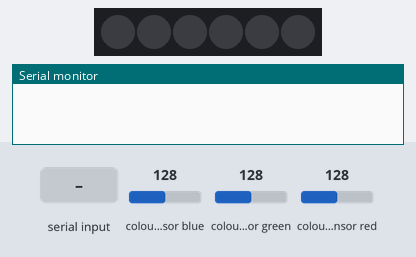
The sketch below on a simulated Arduino Uno, built with avr-gcc and run on an emulated ATmega328P. Shown: 6 RGB LEDs in strip order, left to right, the last lines printed to the serial monitor. The test bench sets the inputs (shaded band); at power-on: colour sensor blue 128, colour sensor green 128, colour sensor red 128. Dim RGB values are drawn brighter than linear.

Above: at 1.2 s.
1.3 s: "red\n" received over the second serial link
At 2.9 s:
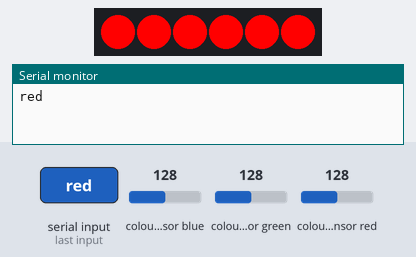
3.2 s: "green\n" received over the second serial link
At 4.9 s:
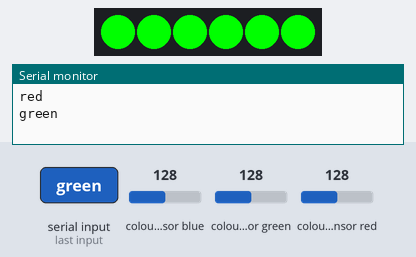
5.2 s: "blue\n" received over the second serial link
At 6.7 s:
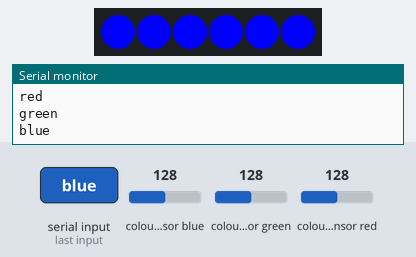
7.2 s: "pink\n" received over the second serial link
At 8.5 s:
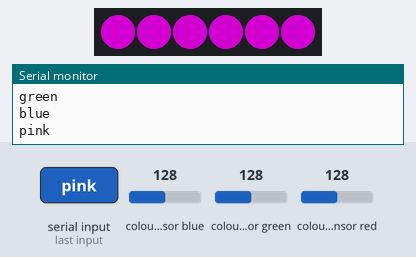
9.2 s: "off\n" received over the second serial link
At 9.46 s:
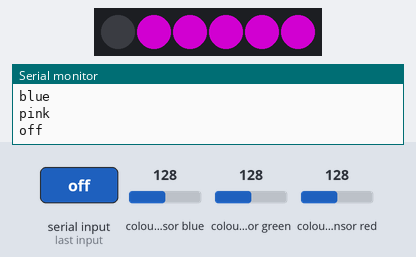
11.1 s: "green\n" received over the second serial link
At 11.47 s:
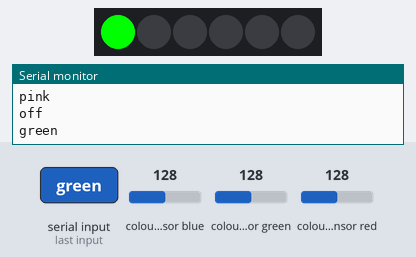
Timing chart, 0 to 14.1 s (numbered marks = the images above; inputs shaded):
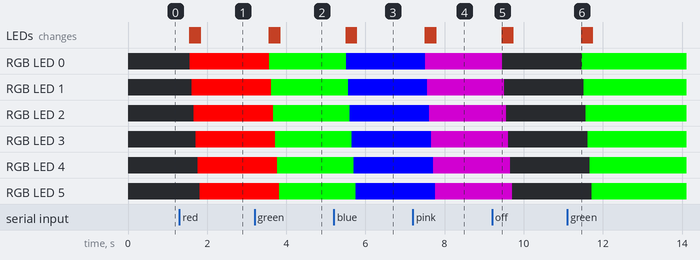

The sketch:

kikube.ino
```cpp
#include <Adafruit_NeoPixel.h>
#include <SoftwareSerial.h>
#include <Wire.h>
#include "Adafruit_TCS34725.h"
SoftwareSerial BT(10,11); // Bluetooth 10 RX, 11 TX.
char values[255];
int i = 0;

//LED strip is connected to digital pin 3
#define LED_PIN 3

// Color sensor
Adafruit_TCS34725 tcs = Adafruit_TCS34725(TCS34725_INTEGRATIONTIME_700MS, TCS34725_GAIN_1X);
// 6 leds on the strip
Adafruit_NeoPixel strip = Adafruit_NeoPixel(6, LED_PIN, NEO_GRB + NEO_KHZ800);

void setup() {

  // Bluetooth setup
  Serial.begin(9600);
  BT.begin(9600);

  // LEDs setup
  strip.begin();
  strip.show(); // Initialize all pixels to 'off'
}

void loop(){
  // get values from RGB sensor
  uint16_t red, green, blue, clear, colorTemp, lux;
  tcs.getRawData(&red, &green, &blue, &clear);
  uint32_t sum = red;
  sum += green;
  sum += blue;
  sum = clear;
  float r, g, b;
  r = red; r /= sum;
  g = green; g /= sum;
  b = blue; b /= sum;
  r *= 256; g *= 256; b *= 256;
  if (r > 255) r = 255;
  if (g > 255) g = 255;
  if (b > 255) b = 255;

  // r, g, b are the final color values, with values from 0 to 255

  // Send color sensor data to Protocoder
  // seperated by a space
  BT.print((String)r + " ");
  BT.print((String)g + " ");
  BT.print((String)b);
  BT.println();

  // Get Bluetooth messages from Protocoder and turn on lights
  if(BT.available()){

    char value = BT.read();

    values[i++] = value;

    if(value == '\n')
    {
      Serial.print(values);

      if(strstr(values, "low")!=0)
      {
      strip.setBrightness(10);
      }

      // example colors:
      if(strstr(values, "red")!=0)
      {
        colorWipe(strip.Color(255, 0, 0), 50);
      }
      if(strstr(values, "green")!=0)
      {
        colorWipe(strip.Color(0, 255, 0), 50);
      }
      if(strstr(values, "blue")!=0)
      {
        colorWipe(strip.Color(0, 0, 255), 50);
      }
      if(strstr(values, "pink")!=0)
      {
        colorWipe(strip.Color(120, 0, 120), 50);
      }
      if(strstr(values, "off")!=0)
      {
        colorWipe(strip.Color(0, 0, 0), 50);
      }
      BT.write("\r");
      clean();
    }
  }
  if (Serial.available())
    BT.write(Serial.read());
}

void clean()
{
  for (int cl=0; cl<=i; cl++)
  {
    values[cl]=0;
  }
  i=0;
}

// Adafruit Neopixel function:
// Fill the dots one after the other with a color
void colorWipe(uint32_t c, uint8_t wait) {
  for(uint16_t i=0; i<strip.numPixels(); i++) {
      strip.setPixelColor(i, c);
      strip.show();
      delay(wait);
  }
}
```

Measured:
- after the input at 1.3 s, RGB LED 0: off → RGB(255, 0, 0) after 0.26 s; RGB LED 1: off → RGB(255, 0, 0) after 0.31 s; RGB LED 2: off → RGB(255, 0, 0) after 0.36 s; RGB LED 3: off → RGB(255, 0, 0) after 0.42 s; RGB LED 4: off → RGB(255, 0, 0) after 0.47 s; the LEDs: first change after 0.26 s (image 1 shows a later state)
- after the input at 3.2 s, RGB LED 0: RGB(255, 0, 0) → RGB(0, 255, 0) after 0.37 s; RGB LED 1: RGB(255, 0, 0) → RGB(0, 255, 0) after 0.42 s
- after the input at 5.2 s, RGB LED 0: RGB(0, 255, 0) → RGB(0, 0, 255) after 0.31 s; RGB LED 1: RGB(0, 255, 0) → RGB(0, 0, 255) after 0.36 s
- after the input at 7.2 s, RGB LED 0: RGB(0, 0, 255) → RGB(120, 0, 120) after 0.32 s; RGB LED 1: RGB(0, 0, 255) → RGB(120, 0, 120) after 0.37 s
- after the input at 9.2 s, RGB LED 0: RGB(120, 0, 120) → off after 0.25 s; RGB LED 1: RGB(120, 0, 120) → off after 0.30 s; RGB LED 2: RGB(120, 0, 120) → off after 0.35 s; RGB LED 3: RGB(120, 0, 120) → off after 0.40 s; RGB LED 4: RGB(120, 0, 120) → off after 0.46 s; the LEDs: change after 0.25 s (image 5)
- after the input at 11.1 s, RGB LED 0: off → RGB(0, 255, 0) after 0.36 s; RGB LED 1: off → RGB(0, 255, 0) after 0.41 s; RGB LED 2: off → RGB(0, 255, 0) after 0.46 s; RGB LED 3: off → RGB(0, 255, 0) after 0.51 s; RGB LED 4: off → RGB(0, 255, 0) after 0.56 s; the LEDs: change after 0.36 s (image 6)
